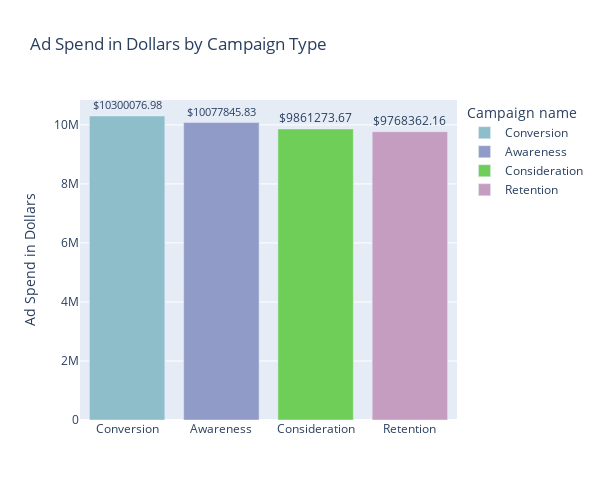

Write notebook code for a chart like this one.
### Code cell
df = run_query("""
    SELECT DISTINCT campaigntype AS "Campaign name",
    SUM(adspend) AS "Ad Spend"
    FROM digital_marketing
    GROUP BY 1
    ORDER BY 2 DESC;
    
""")
fig = px.bar(df, x = "Campaign name", y = "Ad Spend",
             color='Campaign name', text = 'Ad Spend',
             title='Ad Spend in Dollars by Campaign Type',
            color_discrete_sequence=["#8dbeca", "#909bc7", "#6ece58", "#c59dc1"])

fig.update_traces(texttemplate='$%{text:.2f}', textposition='outside')
fig.update_layout(yaxis_title='Ad Spend in Dollars', xaxis_title='', height=500, width = 600)

# Save as PNG (or use .jpeg, .pdf, etc.)
fig.write_image("ad_spend_by_campaign_type.png")  
Image("ad_spend_by_campaign_type.png")
fig.show()

### Figure 1 — Plotly figure (JSON) as saved in the notebook; plotly's stock layout.template omitted (floating-point values rounded to 4 significant figures)
{"data": [{"hovertemplate": "Campaign name=%{x}<br>Ad Spend=%{text}<extra></extra>", "legendgroup": "Conversion", "marker": {"color": "#8dbeca", "pattern": {"shape": ""}}, "name": "Conversion", "orientation": "v", "showlegend": true, "text": [10300000.0], "textposition": "outside", "texttemplate": "$%{text:.2f}", "type": "bar", "x": ["Conversion"], "xaxis": "x", "y": [10300000.0], "yaxis": "y"}, {"hovertemplate": "Campaign name=%{x}<br>Ad Spend=%{text}<extra></extra>", "legendgroup": "Awareness", "marker": {"color": "#909bc7", "pattern": {"shape": ""}}, "name": "Awareness", "orientation": "v", "showlegend": true, "text": [10080000.0], "textposition": "outside", "texttemplate": "$%{text:.2f}", "type": "bar", "x": ["Awareness"], "xaxis": "x", "y": [10080000.0], "yaxis": "y"}, {"hovertemplate": "Campaign name=%{x}<br>Ad Spend=%{text}<extra></extra>", "legendgroup": "Consideration", "marker": {"color": "#6ece58", "pattern": {"shape": ""}}, "name": "Consideration", "orientation": "v", "showlegend": true, "text": [9861000.0], "textposition": "outside", "texttemplate": "$%{text:.2f}", "type": "bar", "x": ["Consideration"], "xaxis": "x", "y": [9861000.0], "yaxis": "y"}, {"hovertemplate": "Campaign name=%{x}<br>Ad Spend=%{text}<extra></extra>", "legendgroup": "Retention", "marker": {"color": "#c59dc1", "pattern": {"shape": ""}}, "name": "Retention", "orientation": "v", "showlegend": true, "text": [9768000.0], "textposition": "outside", "texttemplate": "$%{text:.2f}", "type": "bar", "x": ["Retention"], "xaxis": "x", "y": [9768000.0], "yaxis": "y"}], "layout": {"barmode": "relative", "height": 500, "legend": {"title": {"text": "Campaign name"}, "tracegroupgap": 0}, "title": {"text": "Ad Spend in Dollars by Campaign Type"}, "width": 600, "xaxis": {"anchor": "y", "autorange": true, "categoryarray": ["Conversion", "Awareness", "Consideration", "Retention"], "categoryorder": "array", "domain": [0, 1], "range": [-0.5, 3.5], "title": {"text": ""}, "type": "category"}, "yaxis": {"anchor": "x", "autorange": true, "domain": [0, 1], "range": [0, 10840000.0], "title": {"text": "Ad Spend in Dollars"}, "type": "linear"}}}
